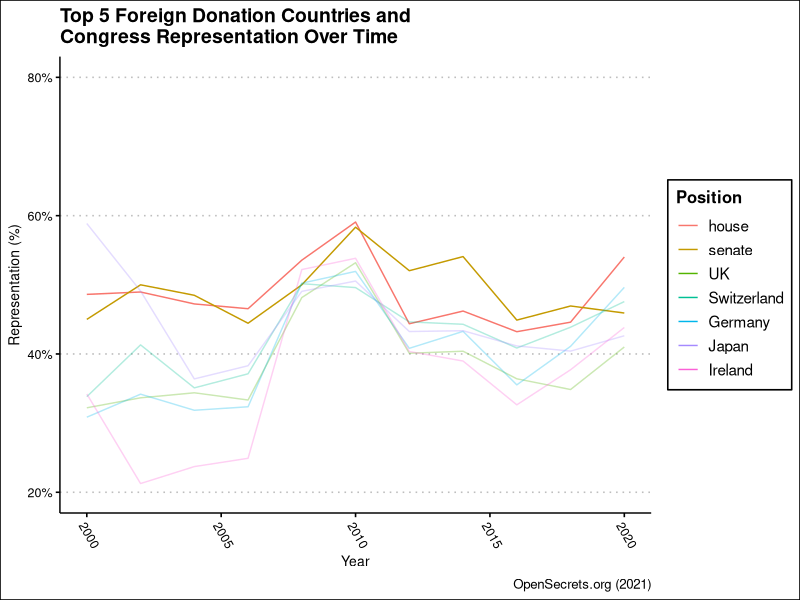

This figure's R source:
## ---- chunk 1
library(tidyverse)
library(ggthemes)
knitr::opts_chunk$set(echo = FALSE, warning = FALSE, message = FALSE)
## ---- chunk 2
foreign_data = read_csv("../data/foreign_pac_data/clean_data.csv")

foreign_clean_data = foreign_data %>% 
  group_by(year) %>% 
  summarize(total = sum(dems_sum) + sum(repubs_sum),
            dem = sum(dems_sum),
            repub = sum(repubs_sum),
            .groups = "drop") %>%
  mutate(dem_percent = dem / total,
         repub_percent = repub / total) %>% 
  pivot_longer(
    cols = c(dem_percent, repub_percent),
    names_to = "party",
    values_to = "amount"
  )
## ---- chunk 3
house_senate_data = read_csv("../data/house_senate.csv")

house_senate_clean_data = house_senate_data %>% 
  pivot_longer(cols = -year, names_to = "position", values_to = "seats") %>% 
  mutate(
    party = gsub("\\_.*", "", position),
    pos_type = gsub(".*\\_", "", substr(position, 1, nchar(position)-2))
  ) %>% 
  group_by(pos_type, year) %>% 
  summarize(party = party,
            seat_total = seats,
            seats = seats / sum(seats),
            .groups = "drop")
## ---- chunk 4
house_senate_bound = rbind(foreign_clean_data %>% 
  mutate(party = ifelse(party == "dem_percent", "democratic", "republican"),
         pos_type = "donations") %>% 
  rename(
    seats = amount
  ) %>% 
  select(pos_type, year, party, seats),
  house_senate_clean_data %>% 
    select(pos_type, year, party, seats))

## ---- chunk 5
top_5_donate_countries = foreign_data %>%
  group_by(country) %>%
  summarize(t = sum(total_sum), .groups = "drop") %>% 
  arrange(desc(t)) %>% 
  slice(1:5) %>% 
  pull(country)

top_5_foreign_data_bound = rbind(foreign_data %>% 
  filter(country %in% top_5_donate_countries) %>% 
  mutate(
    total = dems_sum + repubs_sum,
    democratic = dems_sum / total,
    republican = repubs_sum / total
  ) %>% 
  rename(
    pos_type = country
  ) %>% 
  pivot_longer(cols = c(democratic, republican),
               names_to = "party",
               values_to = "seats") %>% 
    select(pos_type, year, party, seats),
  house_senate_clean_data %>% 
    select(pos_type, year, party, seats)) %>%
  filter(party == "democratic") %>%
  mutate(pos_type = factor(pos_type, levels = c(
    "house",
    "senate",
    top_5_donate_countries
  ))) %>% 
  arrange(pos_type) %>% 
  select(-party)

## ---- chunk 6
ggplot(top_5_foreign_data_bound, aes(x=year, y=seats, color=pos_type, alpha = pos_type)) +
  geom_line() +
  theme_clean() +
  scale_alpha_manual(values = c(1,1,.3,.3,.3,.3,.3)) +
  theme(axis.text.x = element_text(angle=-60, hjust=0)) +
  labs(title = "Top 5 Foreign Donation Countries and\nCongress Representation Over Time",
       x = "Year",
       y = "Representation (%)",
       color = "Position",
       caption = "OpenSecrets.org (2021)") +
  scale_y_continuous(labels = scales::percent_format(accuracy=1),
                     limits = c(.2, .8)) +
  guides(alpha = "none")
  
